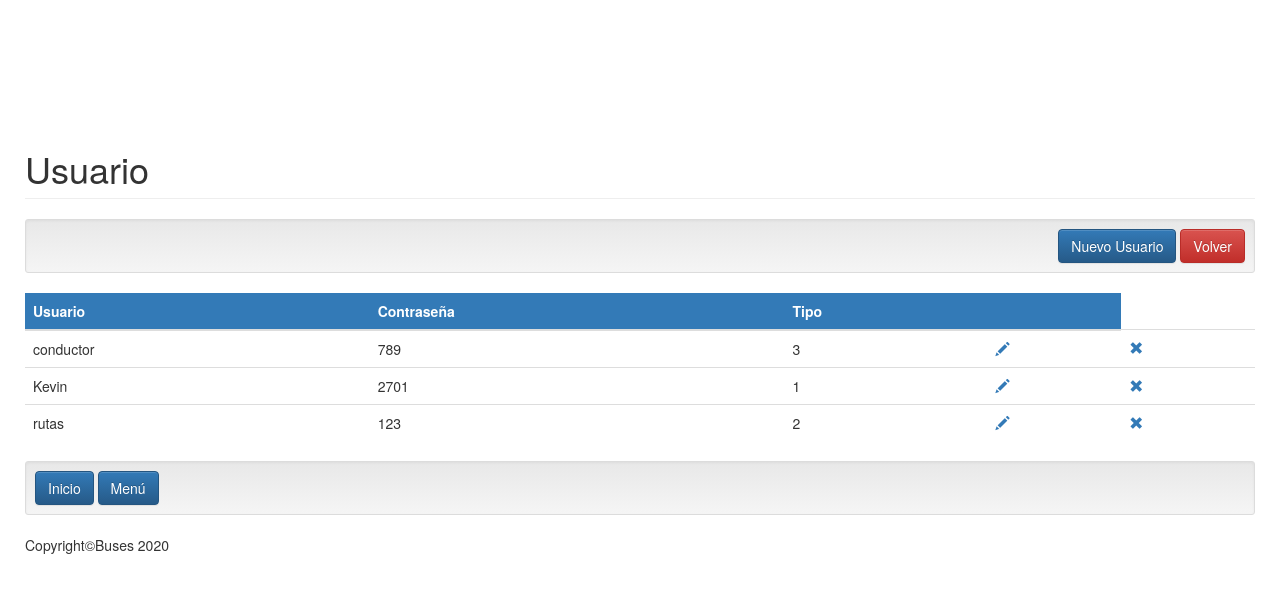
Screenshot of /index.php?c=usuario with the database file from the repository.
### tables this page shows
CREATE TABLE `usuario` (
  `usuario` varchar(15) NOT NULL,
  `contrasena` varchar(15) NOT NULL,
  `tipo` varchar(1) NOT NULL
);

### controller/usuario.controller.php (called while the page is built, shortened)
<?php
require_once 'model/usuario.php';
class UsuarioController{
    public function __CONSTRUCT(){
        $this->model = new Usuario();
    }
    public function Index(){
        require_once 'view/Usuario/header_5.php';
        require_once 'view/Usuario/usuario.php';
        require_once 'view/footer.php';
    }
}
?>

### model/database.php (called while the page is built, shortened)
<?php
class Database
{
    public static function StartUp()
    {
        $pdo = new PDO('mysql:host=localhost;dbname=trasporte;charset=utf8','root','');
        $pdo->setAttribute(PDO::ATTR_ERRMODE, PDO::ERRMODE_EXCEPTION);
        return $pdo;
    }
}

### model/usuario.php (called while the page is built, shortened)
<?php
class Usuario
{
    private $pdo;
   public function __CONSTRUCT()
    {
        try
        {
            $this->pdo = Database::StartUp();
        }
        catch(Exception $e)
        {
            die($e->getMessage());
        }
    }
    public function Listar()
    {
        try
        {
            $stm = $this->pdo->prepare("SELECT * FROM usuario");
            $stm->execute();
            return $stm->fetchAll(PDO::FETCH_OBJ);
        }
        catch(Exception $e)
        {
            die($e->getMessage());
        }
    }
}

### view/Usuario/usuario.php (the view)
<h1 class="page-header">Usuario</h1>
<div class="well well-sm text-right">
    <a class="btn btn-primary" href="?c=usuario&a=Nuevo">Nuevo Usuario</a>
    <a class="btn btn-danger" href="menu.php">Volver</a>
</div>
<table class="table table-hover ">
    <thead class="bg bg-primary">
        <tr>
            <th>Usuario</th>
            <th>Contraseña</th>
            <th>Tipo</th>
            <th></th>
        </tr>
    </thead>
    <tbody>
    <?php foreach($this->model->Listar() as $r): ?>
        <tr>
            <td><?php echo $r->usuario; ?></td>
            <td><?php echo $r->contrasena; ?></td>
            <td><?php echo $r->tipo; ?></td>
            <td>
                <a href="?c=usuario&a=Crud&usuario=<?php echo $r->usuario; ?>"><span class="glyphicon glyphicon-pencil" aria-hidden="true"></span></a>
            </td>
            <td>
                <a onclick="javascript:return confirm('¿Seguro de eliminar este registro?');" href="?c=usuario&a=Eliminar&usuario=<?php echo $r->usuario; ?>"><span class="glyphicon glyphicon-remove" aria-hidden="true"></span></a>
            </td>
        </tr>
    <?php endforeach; ?>
    </tbody>
</table>
<div class="well well-sm text-left">
    <a class="btn btn-primary" href="principal.html">Inicio</a>
    <a class="btn btn-primary" href="menu.php">Menú</a>
</div>

### librerias/css/style.css (style rules this page uses)
body { padding-top:5%; background-image: url("../../img/imagen.jpg"); }

### rows the page displays
usuario: usuario "conductor", contrasena "789", tipo "3"
usuario: usuario "Kevin", contrasena "2701", tipo "1"
usuario: usuario "rutas", contrasena "123", tipo "2"
